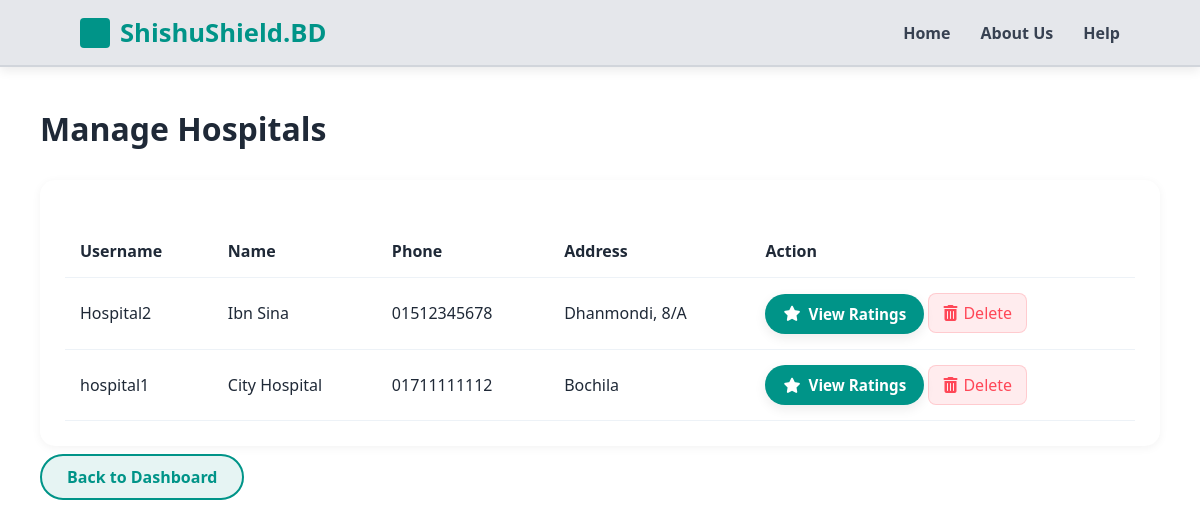
Screenshot of /manage/hospitals/ with the database file from the repository.
### accounts/models.py (models this page shows, shortened)
class Hospital(models.Model):
    user = models.OneToOneField(CustomUser, on_delete=models.CASCADE)
    name = models.CharField(max_length=50,  blank=True )
    phone = models.CharField(max_length=20, blank=True)
    address = models.TextField(blank=True)
    logo = models.ImageField(upload_to='hospital_logos/', blank=True, null=True)

class CustomUser(AbstractUser):
    ROLE_CHOICES = (
        ('admin', 'Admin'),
        ('hospital', 'Hospital'),
        ('parent', 'Parent'),
    )
    role = models.CharField(max_length=20, choices=ROLE_CHOICES)
    photo = models.ImageField(upload_to='admin_photos/', blank=True, null=True)

### accounts/views.py (the view)
# urls.py: path('manage/hospitals/', views.manage_hospitals, name='manage_hospitals'),
def manage_hospitals(request):
    hospitals = Hospital.objects.all()
    return render(request, 'manage_hospitals.html', {'hospitals': hospitals})

### templates/manage_hospitals.html (shortened to what this page needs)
{% extends 'base.html' %}
{% block content %}
<div class="main-dashboard">
    <div class="welcome-header" style="margin-bottom: 30px;">
        <h1>Manage Hospitals</h1>
    </div>
    <div class="appointments-section">
        <table class="appt-table">
            <thead>
                <tr>
                    <th>Username</th>
                    <th>Name</th>
                    <th>Phone</th>
                    <th>Address</th>
                    <th>Action</th>
                </tr>
            </thead>
            <tbody>
                {% for hospital in hospitals %}
                <tr>
                    <td>{{ hospital.user.username }}</td>
                    <td>{{ hospital.name }}</td>
                    <td>{{ hospital.phone }}</td>
                    <td>{{ hospital.address }}</td>
                    <td>
                        <a href="{% url 'hospital_ratings' hospital.id %}"
style="
    display: inline-flex;
    align-items: center;
    gap: 8px;
    padding: 10px 18px;
    background: var(--primary-teal);
    color: white;
    text-decoration: none;
    border-radius: 50px;
    font-weight: 600;
    font-size: 0.95rem;
    transition: 0.3s ease;
    box-shadow: 0 4px 12px rgba(0,0,0,0.08);
"
onmouseover="this.style.transform='translateY(-2px)';this.style.opacity='0.92'"
onmouseout="this.style.transform='translateY(0px)';this.style.opacity='1'">
    <i class="fas fa-star"></i>
    View Ratings
</a>
                        <a href="{% url 'delete_hospital' hospital.id %}"
   style="
       display: inline-flex;
       align-items: center;
       gap: 6px;
       padding: 8px 14px;
       background: rgba(255, 71, 87, 0.1);
       color: #ff4757;
       border: 1px solid rgba(255, 71, 87, 0.2);
       border-radius: 8px;
       text-decoration: none;
       font-weight: 500;
       transition: all 0.3s ease;
   "
   onmouseover="this.style.background='#ff4757'; this.style.color='white';"
   onmouseout="this.style.background='rgba(255, 71, 87, 0.1)'; this.style.color='#ff4757';">
    <i class="fas fa-trash-alt"></i> Delete
</a>
</td>
                </tr>
                {% empty %}
                <tr>
                    <td colspan="5" style="text-align: center; padding: 40px; color: #94a3b8;">
                        No hospitals registered yet.
                    </td>
                </tr>
                {% endfor %}
            </tbody>
        </table>
    </div>
    <div style="margin-top: 20px;">
        <a href="{% url 'admin_dashboard' %}" class="btn-sec"
        style="text-decoration: none; padding: 10px 25px;">
            Back to Dashboard
        </a>
    </div>
</div>
{% endblock %}

### static/css/style.css (style rules this page uses)
:root { --primary-teal: #009488; --dark-teal: #007a70; --register-green: #2d6a4f; --text-dark: #1f2937; --bg-light: #f3f4f6; }
body { margin: 0; font-family: 'Segoe UI', Tahoma, Geneva, Verdana, sans-serif; background-color: #ffffff; color: var(--text-dark); }
.btn-sec { background-color: #e6f4f3; color: var(--primary-teal); border: 2px solid var(--primary-teal); padding: 13px 43px; border-radius: 50px; font-weight: bold; font-size: 1rem; cursor: pointer; transition: all 0.3s ease; }
.main-dashboard { flex: 1; padding: 40px; }
.welcome-header h1 { color: var(--text-dark); margin: 0; }
.appointments-section { background: white; padding: 25px; border-radius: 15px; box-shadow: 0 2px 10px rgba(0,0,0,0.05); }
.appt-table { width: 100%; border-collapse: collapse; margin-top: 20px; }
.appt-table th, .appt-table td { text-align: left; padding: 15px; border-bottom: 1px solid #edf2f7; }

### rows the page displays
Hospital: user.username "Hospital2", name "Ibn Sina", phone "01512345678", address "Dhanmondi, 8/A"
Hospital: user.username "hospital1", name "City Hospital", phone "01711111112", address "Bochila"
